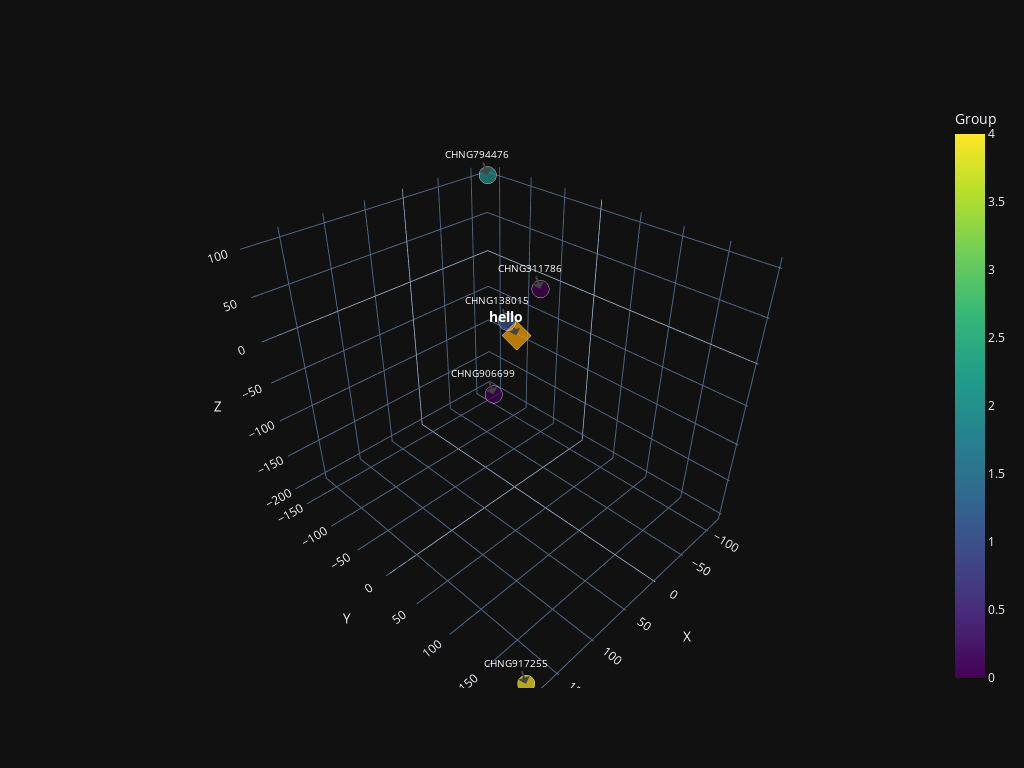

The cell this chart's notebook holds for it:
### Markdown cell above
### Prepare data for visualization

### Code cell
# Prepare data for visualization
groups = np.argmax(pca_result_50, axis=1)
import plotly.graph_objects as go

points = []

for position, document, metadata, id, group in zip(tsne_pca_results.tolist(), data["documents"], data["metadatas"], data["ids"], groups.tolist()):
    point = {
        'position_x': position[0],
        'position_y': position[1],
        'position_z': position[2],
        'document': document,
        'metadata': metadata,
        'id': id,
        'group': group
    }
    points.append(point)

# Add a point to identify the search
search_point = {
    'position_x': search_vector[0],
    'position_y': search_vector[1],
    'position_z': search_vector[2],
    'document': search_text,
    'metadata': None,
    'id': f'<b style="font-size: 14px">{search_text}</b>',
    'group': 0
}

points.append(search_point)

# Generate data for hovertemplate
fig = go.Figure(data=[
    go.Scatter3d(
        x=[point['position_x'] for point in points],
        y=[point['position_y'] for point in points],
        z=[point['position_z'] for point in points],
        mode='markers',
        marker=dict(
            color=[point['group'] if point != search_point else 'orange' for point in points],
            symbol=['circle' if point != search_point else 'diamond' for point in points],  # Set symbol as 'x' for the search point
            size=[12] * (len(points) - 1) + [15],
            colorscale='Viridis',
            colorbar=dict(title='Group')
        ),
        customdata=[(point['id'], point['document'], point['group']) for point in points],
        hovertemplate=
            '<b>ID:</b> %{customdata[0]}<br>'
            '<b>Document:</b> %{customdata[1]}<br>'
            '<b>Group:</b> %{customdata[2]}<br>'
            '<extra></extra>',
    )
])

# Add annotations for ID labels
annotations = []
font_size = 10
for point in points:
    annotation = go.layout.scene.Annotation(
        x=point['position_x'],
        y=point['position_y'],
        z=point['position_z'],
        xanchor='center',
        yanchor='top',
        text=point['id'],
        showarrow=True,
        font=dict(size=font_size, color='white')
    )
    annotations.append(annotation)

# Set plot layout options
fig.update_layout(
    scene=dict(
        xaxis=dict(title='X'),
        yaxis=dict(title='Y'),
        zaxis=dict(title='Z'),
    ),
    width=1024,
    height=768,
    template='plotly_dark',
    scene_annotations=annotations,
)

fig.show()

### Figure 1 — Plotly figure (JSON) as saved in the notebook; plotly's stock layout.template omitted (floating-point values rounded to 4 significant figures)
{"data": [{"customdata": [["CHNG138015", "CHNG138015: Recent deployment on qrsauserv for manifest ID qrsauserv-062623234552756186", 1], ["CHNG794476", "CHNG794476: Recent deployment on qjieynodeweb for manifest ID qjieynodeweb-062623234552756721", 2], ["CHNG906699", "CHNG906699: Recent deployment on qzavdnodeserv for manifest ID qzavdnodeserv-062623234552754638", 0], ["CHNG311786", "CHNG311786: Recent deployment on qzavdnodeserv for manifest ID qzavdnodeserv-062623234552756288", 0], ["CHNG917255", "CHNG917255: Recent deployment on qpbknnodeweb for manifest ID qpbknnodeweb-062623234552758242", 4], ["<b style=\"font-size: 14px\">hello</b>", "hello", 0]], "hovertemplate": "<b>ID:</b> %{customdata[0]}<br><b>Document:</b> %{customdata[1]}<br><b>Group:</b> %{customdata[2]}<br><extra></extra>", "marker": {"color": [1, 2, 0, 0, 4, "orange"], "colorbar": {"title": {"text": "Group"}}, "colorscale": [[0, "#440154"], [0.1111, "#482878"], [0.2222, "#3e4989"], [0.3333, "#31688e"], [0.4444, "#26828e"], [0.5556, "#1f9e89"], [0.6667, "#35b779"], [0.7778, "#6ece58"], [0.8889, "#b5de2b"], [1, "#fde725"]], "size": [12, 12, 12, 12, 12, 15], "symbol": ["circle", "circle", "circle", "circle", "circle", "diamond"]}, "mode": "markers", "type": "scatter3d", "x": [-7.648, -115.7, 8.193, -9.351, 181.7, 0.03064], "y": [-21.41, -161.0, -26.22, 22.11, 191.1, -0.00623], "z": [4.591, 100.8, -82.81, 57.22, -199.6, -0.002122]}], "layout": {"height": 768, "scene": {"annotations": [{"font": {"color": "white", "size": 10}, "showarrow": true, "text": "CHNG138015", "x": -7.648, "xanchor": "center", "y": -21.41, "yanchor": "top", "z": 4.591}, {"font": {"color": "white", "size": 10}, "showarrow": true, "text": "CHNG794476", "x": -115.7, "xanchor": "center", "y": -161.0, "yanchor": "top", "z": 100.8}, {"font": {"color": "white", "size": 10}, "showarrow": true, "text": "CHNG906699", "x": 8.193, "xanchor": "center", "y": -26.22, "yanchor": "top", "z": -82.81}, {"font": {"color": "white", "size": 10}, "showarrow": true, "text": "CHNG311786", "x": -9.351, "xanchor": "center", "y": 22.11, "yanchor": "top", "z": 57.22}, {"font": {"color": "white", "size": 10}, "showarrow": true, "text": "CHNG917255", "x": 181.7, "xanchor": "center", "y": 191.1, "yanchor": "top", "z": -199.6}, {"font": {"color": "white", "size": 10}, "showarrow": true, "text": "<b style=\"font-size: 14px\">hello</b>", "x": 0.03064, "xanchor": "center", "y": -0.00623, "yanchor": "top", "z": -0.002122}], "xaxis": {"title": {"text": "X"}}, "yaxis": {"title": {"text": "Y"}}, "zaxis": {"title": {"text": "Z"}}}, "width": 1024}}
